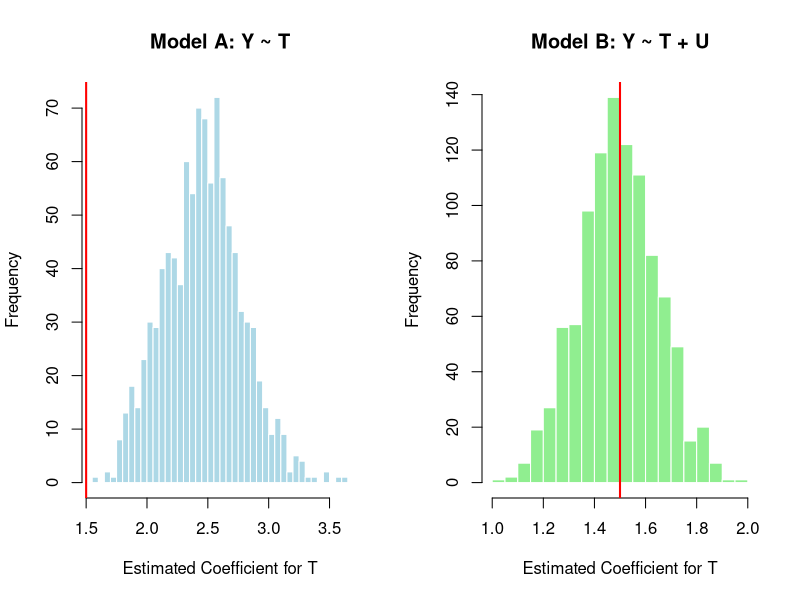
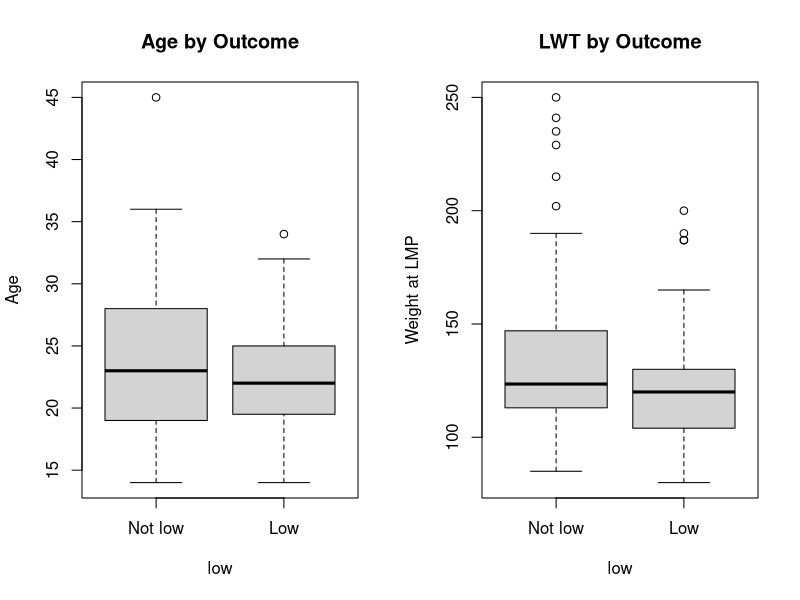
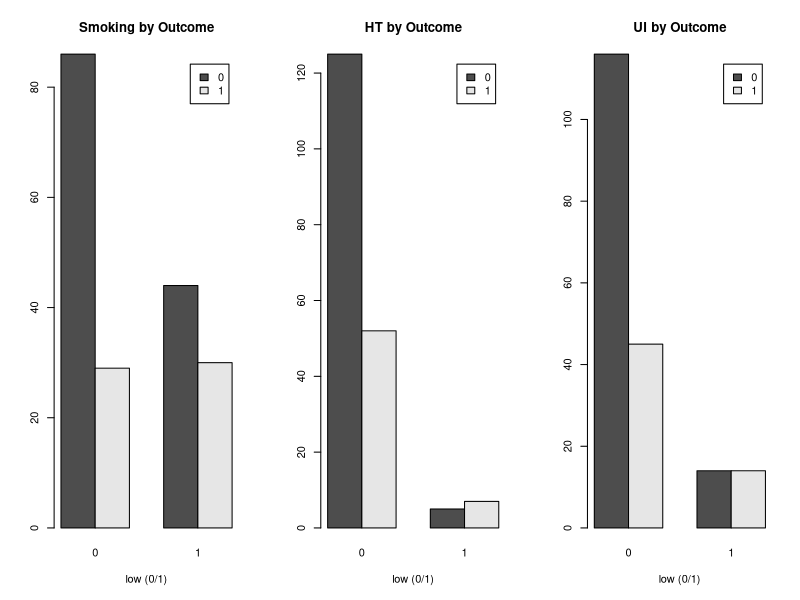
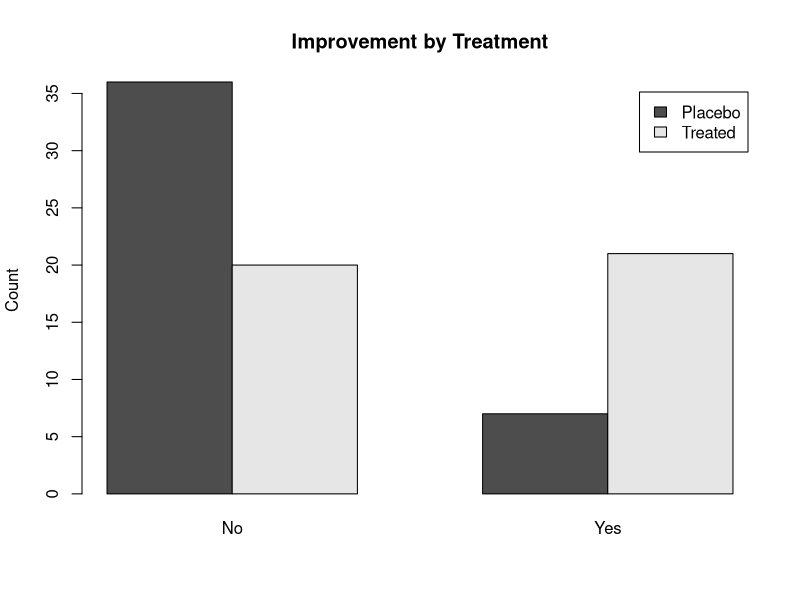

Recreate these plots in R, in order.
###### HW 3 STAT 445 #######
### Q1
  ### part a
  set.seed(123)
  n <- 200
  U <- rnorm(n, mean = 0, sd = 1)   # confounder
  T <- rbinom(n, 1, prob = plogis(0.5 * U))  # treatment depends on U
  Y <- 2 + 1.5 * T + 2.0 * U + rnorm(n, 0, 1) # outcome depends on T and U
  mod_a <- lm(Y ~ T)
  mod_b <- lm(Y ~ T + U)

  summary(mod_a)
    # Call:
    #   lm(formula = Y ~ T)
    # 
    # Residuals:
    #   Min      1Q  Median      3Q     Max 
    # -6.5302 -1.3850 -0.1302  1.4902  5.8306 
    # 
    # Coefficients:
    #   Estimate Std. Error t value Pr(>|t|)    
    # (Intercept)   1.7646     0.2067   8.538 3.58e-15 ***
    #   T             1.9961     0.2894   6.897 6.96e-11 ***
    #   ---
    #   Signif. codes:  0 ‘***’ 0.001 ‘**’ 0.01 ‘*’ 0.05 ‘.’ 0.1 ‘ ’ 1
    # 
    # Residual standard error: 2.046 on 198 degrees of freedom
    # Multiple R-squared:  0.1937,	Adjusted R-squared:  0.1896 
    # F-statistic: 47.57 on 1 and 198 DF,  p-value: 6.964e-11
  
  summary(mod_b)
    # Call:
    #   lm(formula = Y ~ T + U)
    # 
    # Residuals:
    #   Min       1Q   Median       3Q      Max 
    # -2.73658 -0.58856  0.03362  0.61193  2.54695 
    # 
    # Coefficients:
    #   Estimate Std. Error t value Pr(>|t|)    
    # (Intercept)  2.02058    0.10304   19.61   <2e-16 ***
    #   T            1.52619    0.14481   10.54   <2e-16 ***
    #   U            1.89696    0.07695   24.65   <2e-16 ***
    #   ---
    #   Signif. codes:  0 ‘***’ 0.001 ‘**’ 0.01 ‘*’ 0.05 ‘.’ 0.1 ‘ ’ 1
    # 
    # Residual standard error: 1.015 on 197 degrees of freedom
    # Multiple R-squared:  0.8026,	Adjusted R-squared:  0.8006 
    # F-statistic: 400.6 on 2 and 197 DF,  p-value: < 2.2e-16
  
    # The estimated coefficient for T is higher in the model without the confounder, U, than the model that includes it
  
  ### part b
  # yes, omitting U biases the estimated effect of T in the direction of increasing it's value positively
  # this is because U has a positive effect on T, so when U is omitted the model attributes some of U's positive effect to T
  
  ###part c
  coefs <- matrix(NA, nrow = 1000, ncol = 2)
  colnames(coefs) <- c("bA", "bB")
  for (i in 1:1000){
    n <- 200
    U <- rnorm(n, mean = 0, sd = 1)   # confounder
    T <- rbinom(n, 1, prob = plogis(0.5 * U))  # treatment depends on U
    Y <- 2 + 1.5 * T + 2.0 * U + rnorm(n, 0, 1) # outcome depends on T and U
    bA <- coef(lm(Y ~ T))["T"]
    bB <- coef(lm(Y ~ T + U))["T"]
    coefs[i,]<- c(bA, bB)
  }
  estA <- coefs[,"bA"]
  estB <- coefs[,"bB"]
  
  summary(estA)
  summary(estB)
  
  # histograms
  par(mfrow = c(1, 2))  # side-by-side plots
  
  hist(estA, breaks = 30, col = "lightblue", border = "white",
       main = "Model A: Y ~ T",
       xlab = "Estimated Coefficient for T")
  abline(v = 1.5, col = "red", lwd = 2)  # true effect
  
  hist(estB, breaks = 30, col = "lightgreen", border = "white",
       main = "Model B: Y ~ T + U",
       xlab = "Estimated Coefficient for T")
  abline(v = 1.5, col = "red", lwd = 2)
  
  par(mfrow = c(1,1))
  
  # Confounding causes the estimate of T to be biased, omitting U makes the effect of T appear larger than it truly is
  # When U is included in the model, the bias disappears and the estimate is centered around 1.5, the true value of T
  
  
  ### part d
  
  true_tau <- 1.5
  R <- 1000
  betaU_vals <- c(0, 1, 3)    
  gamma_vals <- c(0, 0.5, 1)  
  
  one_sim <- function(n, betaU, gamma, tau=true_tau) {
    U <- rnorm(n, 0, 1)
    T <- rbinom(n, 1, prob = plogis(gamma * U))
    Y <- 2 + tau * T + betaU * U + rnorm(n, 0, 1)
    b_A <- coef(lm(Y ~ T))["T"]         
    b_B <- coef(lm(Y ~ T + U))["T"]     #
    c(b_A=b_A, b_B=b_B)
  }
  
  grid_summaries <- lapply(betaU_vals, function(bU) {
    lapply(gamma_vals, function(gm) {
      ests <- replicate(R, one_sim(n, bU, gm), simplify = "matrix")
      rownames(ests) <- c("b_A","b_B")
      est_A <- ests["b_A", ]
      est_B <- ests["b_B", ]
      data.frame(
        betaU = bU, gamma = gm,
        meanA = mean(est_A), sdA = sd(est_A), biasA = mean(est_A) - true_tau,
        meanB = mean(est_B), sdB = sd(est_B), biasB = mean(est_B) - true_tau
      )
    })
  })
  
  tab <- do.call(rbind, unlist(grid_summaries, recursive = FALSE))
  tab[order(tab$betaU, tab$gamma), ]
  print(round(tab, 4), row.names = FALSE)
   #betaU gamma meanA  sdA    biasA  meanB  sdB     biasB
    # 0   0.0   1.5029 0.1418 0.0029 1.5030 0.1416  0.0030
    # 0   0.5   1.5044 0.1386 0.0044 1.5043 0.1425  0.0043
    # 0   1.0   1.5034 0.1423 0.0034 1.5029 0.1529  0.0029
    # 1   0.0   1.5057 0.1924 0.0057 1.5008 0.1405  0.0008
    # 1   0.5   1.9700 0.1969 0.4700 1.4964 0.1462 -0.0036
    # 1   1.0   2.3173 0.1929 0.8173 1.4885 0.1566 -0.0115
    # 3   0.0   1.5026 0.4631 0.0026 1.4978 0.1456 -0.0022
    # 3   0.5   2.9288 0.4512 1.4288 1.5006 0.1501  0.0006
    # 3   1.0   3.9916 0.4202 2.4916 1.4974 0.1539 -0.0026
  # as the strength of confounding increases (larger values of beta, the effect of U on Y, and larger values of gamma, the effect of U on T), the estimated treatment effect from the model omitting U becomes increasingly biased
  # meanwhile the model including U consistently estimates T around 1.5 regardless of confouding strength
  # When either beta or gamma is 0, both models produced unbiased estimates around the true value of 1.5
  
  
### Q2
  set.seed(123)
  n <- 200
  # Confounder: age
  age <- rnorm(n, mean = 50, sd = 10)
  # Exposure: treatment (0 = control, 1 = treated), probability depends on age
  prob_trt <- plogis(0.05 * (age- 50))
  trt <- rbinom(n, size = 1, prob = prob_trt)
  # Mediator: weight after program
  weight <- 80- 5 * trt + 0.3 * age + rnorm(n, sd = 5)
  # Outcome: blood pressure
  bp <- 130- 3 * trt + 0.5 * weight + 0.2 * age + rnorm(n, sd = 8)
  # Assemble into a data frame
  meddat <- data.frame(bp = bp, trt = trt, weight = weight, age = age)
  
  ###part a
  mod_out <-lm(bp ~ trt + weight + age, data = meddat)
  mod_med <-lm(weight ~ trt + age, data = meddat)
  summary(mod_out)
  summary(mod_med)  
  
  ###part b
  coefs_out <- coef(summary(mod_out))     
  coefs_med <- coef(summary(mod_med))
  
  beta1  <- coefs_out["trt",   "Estimate"]   # direct effect (trt in outcome model)
  beta2  <- coefs_out["weight","Estimate"]   # weight effect in outcome model
  gamma1 <- coefs_med["trt",   "Estimate"]   # trt effect in mediator model
  
  direct   <- beta1
  indirect <- gamma1 * beta2
  total    <- direct + indirect
  direct; indirect; total
  # direct: -4.005527
  # indirect: -2.06614
  # total: -6.071667
  
  ###part c

  Vy <- vcov(mod_out)
  Vm <- vcov(mod_med)
 
  se_direct <- coef(summary(mod_out))["trt", "Std. Error"]  
  se_beta2  <- coef(summary(mod_out))["weight", "Std. Error"]
  cov_b1b2  <- Vy["trt", "weight"]
  var_g1    <- Vm["trt", "trt"]
  
   se_indirect <- sqrt((gamma1^2) * (se_beta2^2) + (beta2^2) * var_g1)
  
  se_total <- sqrt((se_direct^2) + 2 * gamma1 * cov_b1b2 + (gamma1^2) * (se_beta2^2) + (beta2^2) * var_g1)
  
  ci <- function(est, se) c(L = est - 1.96 * se, U = est + 1.96 * se)
  
  ci_direct   <- ci(direct, se_direct)
  ci_indirect <- ci(indirect, se_indirect)
  ci_total    <- ci(total, se_total)
  
  ci_direct
  # L         U 
  # -6.458677 -1.552378 
  ci_indirect
  # L          U 
  # -3.2852314 -0.8470479 
  ci_total 
  # L         U 
  # -8.364489 -3.778845 
  
  # The treatment lowers blood pressure by about 6.1 units on average
  # Around 2/3 of this reduction (around -2.1) is from the indirect mechanism of weight loss, i.e. the treatment causes weight loss, and weight loss leads to lower blood pressure
  # The direct effect (about -4) is the amount of blood pressure reduction that isn't explainable by weight change
  # Overall there is clear evidence of a mediation pathway through weight
  
  ### Q3
    ###part a
    library(MASS)
    data("birthwt")
    str(birthwt)
    birthwt$low <- as.integer(birthwt$bwt < 2500)
    bwt <- subset(birthwt, select = c(low, age, lwt, smoke, ht, ui))
    summary(bwt)
    
    ### part b
    # low              age             lwt       
    # Min.   :0.0000   Min.   :14.00   Min.   : 80.0  
    # 1st Qu.:0.0000   1st Qu.:19.00   1st Qu.:110.0  
    # Median :0.0000   Median :23.00   Median :121.0  
    # Mean   :0.3122   Mean   :23.24   Mean   :129.8  
    # 3rd Qu.:1.0000   3rd Qu.:26.00   3rd Qu.:140.0  
    # Max.   :1.0000   Max.   :45.00   Max.   :250.0  
    # smoke              ht                ui        
    # Min.   :0.0000   Min.   :0.00000   Min.   :0.0000  
    # 1st Qu.:0.0000   1st Qu.:0.00000   1st Qu.:0.0000  
    # Median :0.0000   Median :0.00000   Median :0.0000  
    # Mean   :0.3915   Mean   :0.06349   Mean   :0.1481  
    # 3rd Qu.:1.0000   3rd Qu.:0.00000   3rd Qu.:0.0000  
    # Max.   :1.0000   Max.   :1.00000   Max.   :1.0000  
    # 
    summary(bwt[, c("age","lwt")])
    table_smoke <- table(Smoke = bwt$smoke)
    table_ht    <- table(HT = bwt$ht)
    table_ui    <- table(UI = bwt$ui)
    
    
    by_age <- tapply(bwt$age, bwt$low, summary)
    by_lwt <- tapply(bwt$lwt, bwt$low, summary)
    tab_smoke_by_low <- with(bwt, table(low, smoke))
    tab_ht_by_low    <- with(bwt, table(low, ht))
    tab_ui_by_low    <- with(bwt, table(low, ui))
    
    by_age; by_lwt
    # $`0`
    # Min. 1st Qu.  Median    Mean 3rd Qu.    Max. 
    # 14.00   19.00   23.00   23.66   28.00   45.00 
    # 
    # $`1`
    # Min. 1st Qu.  Median    Mean 3rd Qu.    Max. 
    # 14.00   19.50   22.00   22.31   25.00   34.00 
    # 
    # $`0`
    # Min. 1st Qu.  Median    Mean 3rd Qu.    Max. 
    # 85.0   113.0   123.5   133.3   147.0   250.0 
    # 
    # $`1`
    # Min. 1st Qu.  Median    Mean 3rd Qu.    Max. 
    # 80.0   104.0   120.0   122.1   130.0   200.0 
    tab_smoke_by_low; tab_ht_by_low; tab_ui_by_low
    # smoke
 # low  0  1
    # 0 86 44
    # 1 29 30
    # ht
 # low   0   1
    # 0 125   5
    # 1  52   7
    # ui
# low   0   1
    # 0 116  14
    # 1  45  14
    par(mfrow=c(1,2))
    boxplot(age ~ low, data=bwt, names=c("Not low","Low"), main="Age by Outcome",
            ylab="Age")
    boxplot(lwt ~ low, data=bwt, names=c("Not low","Low"), main="LWT by Outcome",
            ylab="Weight at LMP")
    par(mfrow=c(1,1))
    
    op <- par(mfrow=c(1,3))
    barplot(tab_smoke_by_low, beside=TRUE, legend=TRUE,
            main="Smoking by Outcome", xlab="low (0/1)")
    barplot(tab_ht_by_low,    beside=TRUE, legend=TRUE,
            main="HT by Outcome", xlab="low (0/1)")
    barplot(tab_ui_by_low,    beside=TRUE, legend=TRUE,
            main="UI by Outcome", xlab="low (0/1)")
    par(op)
    
    # Mothers who are lighter, younger, and who smoke or have hypertension/ui seem more likely to have low weight babies
    
    ###part c
    fit_log <- glm(low ~ age + lwt + smoke + ht + ui, data=bwt, family=binomial)
    summary(fit_log)
    
    co <- coef(summary(fit_log))
    OR  <- exp(coef(fit_log))
    SE  <- co[, "Std. Error"]
    coef_log<-co[, "Estimate"]
    
    coef_log
    # (Intercept)         age         lwt       smoke 
    # 1.39979416 -0.03407314 -0.01544710  0.64753972 
    # ht          ui 
    # 1.89327417  0.88460678 
    SE
    # (Intercept)         age         lwt       smoke 
    # 1.080407199 0.033673932 0.006586788 0.336650120 
    # ht          ui 
    # 0.683392499 0.444051332 
    OR
    # (Intercept)         age         lwt       smoke 
    # 4.0543653   0.9665008   0.9846716   1.9108339 
    # ht          ui 
    # 6.6410771   2.4220318 
 
    ###part d
    ci_prof <- confint(fit_log)          # may take a moment
    OR_ci   <- exp(ci_prof)
    OR_ci[c("smoke","ht"), , drop=FALSE]
    # 2.5 %    97.5 %
    #   smoke 0.9879944  3.713646
    # ht    1.8018077 27.783502
    # Smokers have about twice the odds of a low-birth-weight baby (not as significant), while mothers with hypertension have roughly seven times the odds
   
    ###part e
    fit_q <- glm(low ~ age + lwt + smoke + ht + ui, data=bwt, family=quasibinomial)
    summary(fit_q)
    
    dispersion <- deviance(fit_q) / df.residual(fit_q)
    dispersion
    #1.157256, no evidence of overdispersion
    
    ### part f
    
    newdat <- data.frame(
      age  = c(25, 40),
      lwt  = c(120, 100),
      smoke= c(0, 1),
      ht   = c(1, 0),
      ui   = c(0, 1)
    )
    pred <- predict(fit_q, newdata=newdat, type="response")
    cbind(newdat, p_low = pred)
    # age lwt smoke ht ui     p_low
    # 1  25 120     0  1  0 0.6428115
    # 2  40 100     1  0  1 0.5060760
    #The younger mother with hypertension has a higher predicted risk (64%) of low birth weight than the older smoker with uterine irritability (51%)
    
### q4
    ###part a
    library(vcd)
    data("Arthritis")
    Arthritis$Improved2 <- ifelse(Arthritis$Improved == "Marked", "Yes",
                                  ifelse(Arthritis$Improved %in% c("None","Some"), "No", NA))
    Arthritis$Improved2 <- factor(Arthritis$Improved2, levels=c("No","Yes"))
    
    tab <- with(Arthritis, table(Treatment, Improved2))
    tab

    
    ###part b
    # Improved2
    # Treatment No Yes
    # Placebo 36   7
    # Treated 20  21
    prop.table(tab, margin=1) 
    # Improved2
    # Treatment        No       Yes
    # Placebo 0.8372093 0.1627907
    # Treated 0.4878049 0.5121951
    # barplot
    barplot(tab, beside=TRUE, legend=TRUE, main="Improvement by Treatment",
            ylab="Count")
    #Improvement occurred in 51% of treated patients versus 16% on placebo, suggesting the treatment was much more effective
    
    ###part c
    chisq <- chisq.test(tab, correct=FALSE) 
    chisq
  #     Pearson's Chi-squared test
  # 
  # data:  tab
  # X-squared = 11.53, df = 1, p-value = 0.0006847
    #The chi-square test is significant (p = 0.0006847), indicating that improvement is strongly associated with receiving treatment.
    chisq$expected
    # Improved2
    # Treatment       No      Yes
    # Placebo 28.66667 14.33333
    # Treated 27.33333 13.66667
    # expected count assumption good
    
    ### part d
    ## ---- Q4(d): Fisher's Exact test ----
    fisher <- fisher.test(tab, alternative="two.sided")
    fisher
    #     Fisher's Exact Test for Count Data
    # 
    # data:  tab
    # p-value = 0.001041
    # alternative hypothesis: true odds ratio is not equal to 1
    # 95 percent confidence interval:
    #   1.783439 17.445146
    # sample estimates:
    # odds ratio 
    #   5.284255 
    # Fisher’s test (p = 0.001) agrees with the Chi-square result, showing a strong treatment effect; Fisher’s test is probably preferred due to small sample size
    
    ###part e

    p_treated <- tab["Treated","Yes"] / sum(tab["Treated", ])
    p_placebo <- tab["Placebo","Yes"] / sum(tab["Placebo", ])
    
    odds_treated <- p_treated / (1 - p_treated)
    odds_placebo <- p_placebo / (1 - p_placebo)
    
    OR <- odds_treated / odds_placebo
    OR
    #5.4
   
    fisher$estimate        
    #odds ratio 
    #5.284255 
    fisher$conf.int        
    #1.783439, 17.445146
    #treated patients had about 5 times higher odds of improvement than those on placebo
   # The 95% CI (1.78 – 17.45) does not include 1, indicating a statistically significant treatment effect
    
    ###part f
    risk_treated <- tab["Treated","Yes"] / sum(tab["Treated", ])
    risk_placebo <- tab["Placebo","Yes"] / sum(tab["Placebo", ])
    RR <- risk_treated / risk_placebo
    RR
    #3.146341
    logRR <- log(RR)
    SE_logRR <- sqrt( (1/tab["Treated","Yes"]) - (1/sum(tab["Treated", ])) +
                        (1/tab["Placebo","Yes"]) - (1/sum(tab["Placebo", ])) )
    CI_RR <- exp(logRR + c(-1,1) * 1.96 * SE_logRR)
    CI_RR
    # 1.500052 6.599413
    #Treated patients are about 3 times as likely to improve as those on placebo.
   # Because the CI does not include 1, there is strong evidence that the treatment increases the probability of improvement.
    ###part g
    # The odds ratio compares odds (p / (1 − p)), while the risk ratio compares actual probabilities (p).
    # Both show the same direction of effect, but the risk ratio is easier to interpret — it tells us treated patients are 3 times more likely to improve rather than 5 times higher odds, which is more intuitive for most people
    # 
    